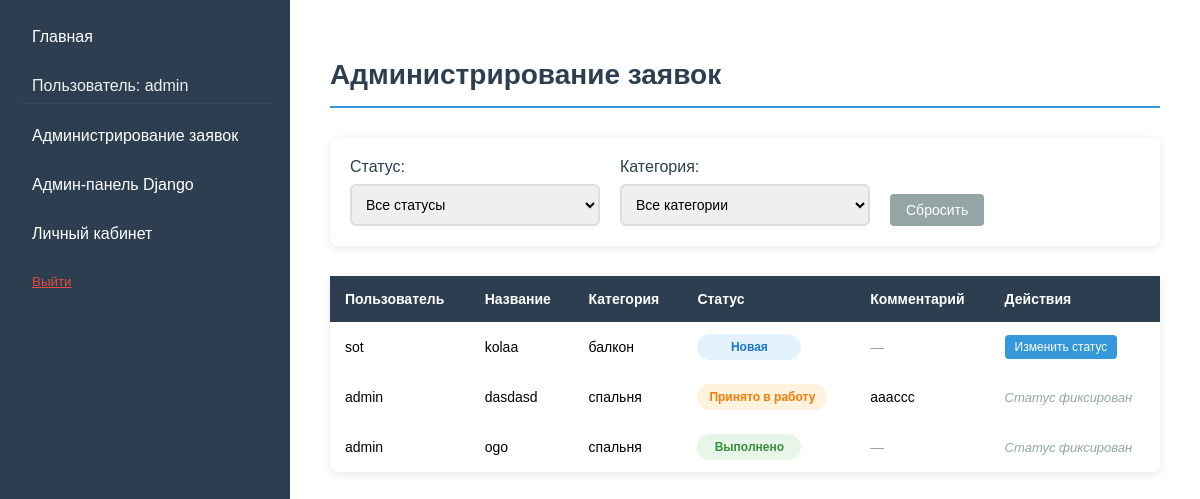
/catalog/admin/applications/ (signed in), run on an earlier commit of the app's database.
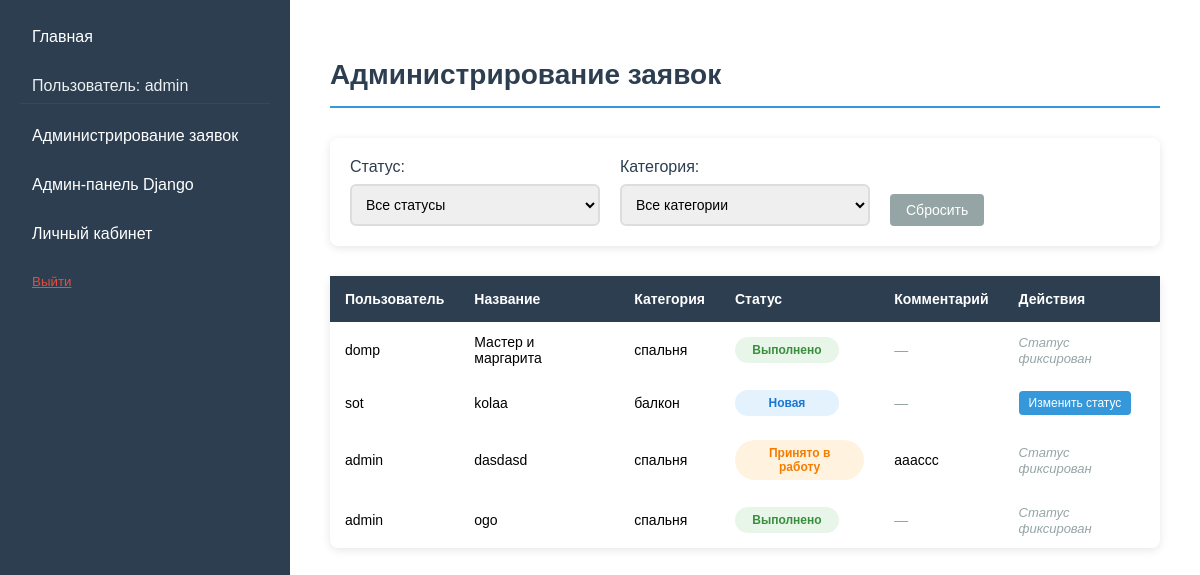
And on a later commit of the database.
### catalog/models.py (models this page shows, shortened)
class Application(models.Model):
    STATUS_CHOICES = [
        ('new', 'Новая'),
        ('in_progress', 'Принято в работу'),
        ('completed', 'Выполнено'),
    ]
    user = models.ForeignKey(User, on_delete=models.CASCADE, verbose_name='Пользователь')
    title = models.CharField(max_length=200, verbose_name='Название')
    description = models.TextField(verbose_name='Описание')
    category = models.ForeignKey(Category, on_delete=models.CASCADE, verbose_name='Категория')
    status = models.CharField(
        max_length=20,
        choices=STATUS_CHOICES,
        default='new',
        verbose_name='Статус'
    )
    created_at = models.DateTimeField(auto_now_add=True, verbose_name='Временная метка')
    admin_comment = models.TextField(verbose_name='Комментарий администратора', blank=True, null=True)
    class Meta:
        ordering = ['-created_at']
        verbose_name = 'Заявка'
        verbose_name_plural = 'Заявки'
    def can_change_status(self):
        return self.status == 'new'

class Category(models.Model):
    name = models.CharField(max_length=200, help_text="Введите категорию дизайна")

### catalog/views.py (the view)
# urls.py: path('admin/applications/', views.admin_application_list, name='admin_application_list'),
@staff_member_required
def admin_application_list(request):
    applications = Application.objects.all()
    status_filter = request.GET.get('status')
    if status_filter:
        applications = applications.filter(status=status_filter)
    category_filter = request.GET.get('category')
    if category_filter:
        applications = applications.filter(category_id=category_filter)
    categories = Category.objects.all()
    context = {
        'applications': applications,
        'categories': categories,
        'status_filter': status_filter,
        'category_filter': category_filter,
    }
    return render(request, 'catalog/admin_application_list.html', context)

### templates/catalog/admin_application_list.html (shortened to what this page needs)
{% extends "base_generic.html" %}
{% block content %}
<div class="admin-applications-page">
    <div class="header-section">
        <h1>Администрирование заявок</h1>
    </div>
    <div class="filters-section">
        <form method="get" class="filter-form">
            <div class="filter-row">
                <div class="filter-group">
                    <label>Статус:</label>
                    <select name="status" onchange="this.form.submit()">
                        <option value="">Все статусы</option>
                    </select>
                </div>
                <div class="filter-group">
                    <label>Категория:</label>
                    <select name="category" onchange="this.form.submit()">
                        <option value="">Все категории</option>
                    </select>
                </div>
                <div class="filter-group">
                    <a href="{% url 'admin_application_list' %}" class="btn btn-secondary">Сбросить</a>
                </div>
            </div>
        </form>
    </div>
    {% if applications %}
    <div class="applications-table-container">
        <table class="admin-applications-table">
            <thead>
                <tr>
                    <th>Пользователь</th>
                    <th>Название</th>
                    <th>Категория</th>
                    <th>Статус</th>
                    <th>Комментарий</th>
                    <th>Действия</th>
                </tr>
            </thead>
            <tbody>
                {% for app in applications %}
                <tr>
                    <td>{{ app.user.username }}</td>
                    <td>{{ app.title }}</td>
                    <td>{{ app.category.name }}</td>
                    <td>
                        <span class="status-badge status-{{ app.status }}">
                            {{ app.get_status_display }}
                        </span>
                    </td>
                    <td>
                        {% if app.admin_comment %}
                        {{ app.admin_comment|truncatechars:50 }}
                        {% else %}
                        <span class="no-comment">—</span>
                        {% endif %}
                    </td>
                    <td>
                        {% if app.can_change_status %}
                        <a href="{% url 'admin_application_detail' app.pk %}" class="btn btn-primary btn-sm">
                            Изменить статус
                        </a>
                        {% else %}
                        <span class="disabled-action">Статус фиксирован</span>
                        {% endif %}
                    </td>
                </tr>
                {% endfor %}
            </tbody>
        </table>
    </div>
    {% else %}
    <div class="empty-state">
        <p>Заявок не найдено</p>
    </div>
    {% endif %}
</div>
{% endblock %}

What changed in the data, as far as the page shows it:
added Application: user.username "domp", title "Мастер и маргарита", category.name "спальня", status "Выполнено", shows "Статус фиксирован"
